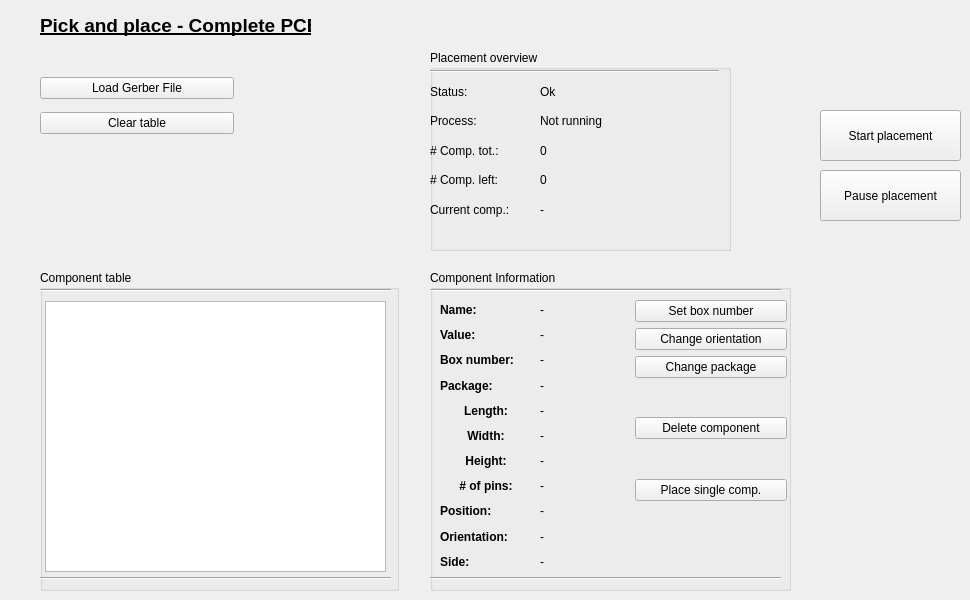
      <widget class="QWidget" name="ComponentPlacement">
       <attribute name="title">
        <string>Complete PCB</string>
       </attribute>
       <widget class="QGroupBox" name="groupBox_4">
        <property name="geometry">
         <rect>
          <x>430</x>
          <y>270</y>
          <width>361</width>
          <height>321</height>
         </rect>
        </property>
        <property name="title">
         <string>Component Information</string>
        </property>
        <widget class="QWidget" name="verticalLayoutWidget_9">
         <property name="geometry">
          <rect>
           <x>10</x>
           <y>30</y>
           <width>92</width>
           <height>271</height>
          </rect>
         </property>
         <layout class="QVBoxLayout" name="verticalLayout_26">
          <item>
           <widget class="QLabel" name="label_31">
            <property name="font">
             <font>
              <weight>75</weight>
              <bold>true</bold>
             </font>
            </property>
            <property name="text">
             <string>Name:</string>
            </property>
           </widget>
          </item>
          <item>
           <widget class="QLabel" name="label_46">
            <property name="font">
             <font>
              <weight>75</weight>
              <bold>true</bold>
             </font>
            </property>
            <property name="text">
             <string>Value:</string>
            </property>
           </widget>
          </item>
          <item>
           <widget class="QLabel" name="label_49">
            <property name="font">
             <font>
              <weight>75</weight>
              <bold>true</bold>
             </font>
            </property>
            <property name="text">
             <string>Box number:</string>
            </property>
           </widget>
          </item>
          <item>
           <widget class="QLabel" name="label_35">
            <property name="font">
             <font>
              <weight>75</weight>
              <bold>true</bold>
             </font>
            </property>
            <property name="text">
             <string>Package:</string>
            </property>
           </widget>
          </item>
          <item>
           <widget class="QLabel" name="label_51">
            <property name="font">
             <font>
              <pointsize>9</pointsize>
              <weight>75</weight>
              <bold>true</bold>
             </font>
            </property>
            <property name="text">
             <string>Length:</string>
            </property>
            <property name="textFormat">
             <enum>Qt::PlainText</enum>
            </property>
            <property name="alignment">
             <set>Qt::AlignCenter</set>
            </property>
           </widget>
          </item>
          <item>
           <widget class="QLabel" name="label_52">
            <property name="font">
             <font>
              <pointsize>9</pointsize>
              <weight>75</weight>
              <bold>true</bold>
             </font>
            </property>
            <property name="text">
             <string>Width:</string>
            </property>
            <property name="alignment">
             <set>Qt::AlignCenter</set>
            </property>
           </widget>
          </item>
          <item>
           <widget class="QLabel" name="label_53">
            <property name="font">
             <font>
              <pointsize>9</pointsize>
              <weight>75</weight>
              <bold>true</bold>
             </font>
            </property>
            <property name="text">
             <string>Height:</string>
            </property>
            <property name="alignment">
             <set>Qt::AlignCenter</set>
            </property>
           </widget>
          </item>
          <item>
           <widget class="QLabel" name="label_50">
            <property name="font">
             <font>
              <pointsize>9</pointsize>
              <weight>75</weight>
              <bold>true</bold>
             </font>
            </property>
            <property name="text">
             <string># of pins:</string>
            </property>
            <property name="alignment">
             <set>Qt::AlignCenter</set>
            </property>
           </widget>
          </item>
          <item>
           <widget class="QLabel" name="label_32">
            <property name="font">
             <font>
              <weight>75</weight>
              <bold>true</bold>
             </font>
            </property>
            <property name="text">
             <string>Position:</string>
            </property>
           </widget>
          </item>
          <item>
           <widget class="QLabel" name="label_37">
            <property name="font">
             <font>
              <weight>75</weight>
              <bold>true</bold>
             </font>
            </property>
            <property name="text">
             <string>Orientation:</string>
            </property>
           </widget>
          </item>
          <item>
           <widget class="QLabel" name="label_38">
            <property name="font">
             <font>
              <weight>75</weight>
              <bold>true</bold>
             </font>
            </property>
            <property name="text">
             <string>Side:</string>
            </property>
           </widget>
          </item>
         </layout>
        </widget>
        <widget class="Line" name="line_5">
         <property name="geometry">
          <rect>
           <x>-38</x>
           <y>0</y>
           <width>41</width>
           <height>101</height>
          </rect>
         </property>
         <property name="orientation">
          <enum>Qt::Vertical</enum>
         </property>
        </widget>
        <widget class="Line" name="line_7">
         <property name="geometry">
          <rect>
           <x>-10</x>
           <y>0</y>
           <width>16</width>
           <height>191</height>
          </rect>
         </property>
         <property name="orientation">
          <enum>Qt::Vertical</enum>
         </property>
        </widget>
        <widget class="QWidget" name="verticalLayoutWidget_6">
         <property name="geometry">
          <rect>
           <x>205</x>
           <y>30</y>
           <width>152</width>
           <height>201</height>
          </rect>
         </property>
         <layout class="QVBoxLayout" name="verticalLayout_23">
          <item>
           <widget class="QPushButton" name="setCompBoxNrButton">
            <property name="text">
             <string>Set box number</string>
            </property>
           </widget>
          </item>
          <item>
           <widget class="QPushButton" name="compOrientButton">
            <property name="text">
             <string>Change orientation</string>
            </property>
           </widget>
          </item>
          <item>
           <widget class="QPushButton" name="compPackageButton">
            <property name="text">
             <string>Change package</string>
            </property>
           </widget>
          </item>
          <item>
           <spacer name="verticalSpacer_6">
            <property name="orientation">
             <enum>Qt::Vertical</enum>
            </property>
            <property name="sizeHint" stdset="0">
             <size>
              <width>20</width>
              <height>40</height>
             </size>
            </property>
           </spacer>
          </item>
          <item>
           <widget class="QPushButton" name="compDeleteButton">
            <property name="text">
             <string>Delete component</string>
            </property>
           </widget>
          </item>
          <item>
           <spacer name="verticalSpacer_5">
            <property name="orientation">
             <enum>Qt::Vertical</enum>
            </property>
            <property name="sizeHint" stdset="0">
             <size>
              <width>20</width>
              <height>40</height>
             </size>
            </property>
           </spacer>
          </item>
          <item>
           <widget class="QPushButton" name="placeSingleComponentButton">
            <property name="text">
             <string>Place single comp.</string>
            </property>
           </widget>
          </item>
         </layout>
        </widget>
        <widget class="Line" name="line">
         <property name="geometry">
          <rect>
           <x>0</x>
           <y>10</y>
           <width>351</width>
           <height>20</height>
          </rect>
         </property>
         <property name="orientation">
          <enum>Qt::Horizontal</enum>
         </property>
        </widget>
        <widget class="QWidget" name="verticalLayoutWidget_7">
         <property name="geometry">
          <rect>
           <x>110</x>
           <y>30</y>
           <width>91</width>
           <height>271</height>
          </rect>
         </property>
         <layout class="QVBoxLayout" name="verticalLayout_24">
          <item>
           <widget class="QLabel" name="label_compName">
            <property name="text">
             <string>-</string>
            </property>
           </widget>
          </item>
          <item>
           <widget class="QLabel" name="label_compValue">
            <property name="text">
             <string>-</string>
            </property>
           </widget>
          </item>
          <item>
           <widget class="QLabel" name="label_compBox">
            <property name="text">
             <string>-</string>
            </property>
           </widget>
          </item>
          <item>
           <widget class="QLabel" name="label_compPackage">
            <property name="text">
             <string>-</string>
            </property>
           </widget>
          </item>
          <item>
           <widget class="QLabel" name="label_compLength">
            <property name="font">
             <font>
              <pointsize>9</pointsize>
             </font>
            </property>
            <property name="text">
             <string>-</string>
            </property>
           </widget>
          </item>
          <item>
           <widget class="QLabel" name="label_compWidth">
            <property name="font">
             <font>
              <pointsize>9</pointsize>
             </font>
            </property>
            <property name="text">
             <string>-</string>
            </property>
           </widget>
          </item>
          <item>
           <widget class="QLabel" name="label_compHeight">
            <property name="font">
             <font>
              <pointsize>9</pointsize>
             </font>
            </property>
            <property name="text">
             <string>-</string>
            </property>
           </widget>
          </item>
          <item>
           <widget class="QLabel" name="label_compPins">
            <property name="font">
             <font>
              <pointsize>9</pointsize>
             </font>
            </property>
            <property name="text">
             <string>-</string>
            </property>
           </widget>
          </item>
          <item>
           <widget class="QLabel" name="label_compPos">
            <property name="text">
             <string>-</string>
            </property>
           </widget>
          </item>
          <item>
           <widget class="QLabel" name="label_compOrient">
            <property name="text">
             <string>-</string>
            </property>
           </widget>
          </item>
          <item>
           <widget class="QLabel" name="label_compSide">
            <property name="text">
             <string>-</string>
            </property>
           </widget>
          </item>
         </layout>
        </widget>
        <widget class="Line" name="line_6">
         <property name="geometry">
          <rect>
           <x>0</x>
           <y>300</y>
           <width>351</width>
           <height>16</height>
          </rect>
         </property>
         <property name="orientation">
          <enum>Qt::Horizontal</enum>
         </property>
        </widget>
       </widget>
       <widget class="QPushButton" name="startPlacementButton">
        <property name="geometry">
         <rect>
          <x>820</x>
          <y>110</y>
          <width>141</width>
          <height>51</height>
         </rect>
        </property>
        <property name="text">
         <string>Start placement</string>
        </property>
       </widget>
       <widget class="QLabel" name="label_8">
        <property name="geometry">
         <rect>
          <x>40</x>
          <y>10</y>
          <width>271</width>
          <height>31</height>
         </rect>
        </property>
        <property name="font">
         <font>
          <pointsize>14</pointsize>
          <weight>75</weight>
          <bold>true</bold>
          <underline>true</underline>
         </font>
        </property>
        <property name="text">
         <string>Pick and place - Complete PCB</string>
        </property>
       </widget>
       <widget class="QPushButton" name="pausePlacementButton">
        <property name="geometry">
         <rect>
          <x>820</x>
          <y>170</y>
          <width>141</width>
          <height>51</height>
         </rect>
        </property>
        <property name="text">
         <string>Pause placement</string>
        </property>
       </widget>
       <widget class="QGroupBox" name="groupBox_3">
        <property name="geometry">
         <rect>
          <x>430</x>
          <y>50</y>
          <width>301</width>
          <height>201</height>
         </rect>
        </property>
        <property name="title">
         <string>Placement overview</string>
        </property>
        <widget class="Line" name="line_2">
         <property name="geometry">
          <rect>
           <x>0</x>
           <y>20</y>
           <width>289</width>
           <height>3</height>
          </rect>
         </property>
         <property name="orientation">
          <enum>Qt::Horizontal</enum>
         </property>
        </widget>
        <widget class="QWidget" name="verticalLayoutWidget_8">
         <property name="geometry">
          <rect>
           <x>0</x>
           <y>30</y>
           <width>111</width>
           <height>141</height>
          </rect>
         </property>
         <layout class="QVBoxLayout" name="verticalLayout_21">
          <item>
           <widget class="QLabel" name="label_33">
            <property name="text">
             <string>Status:</string>
            </property>
           </widget>
          </item>
          <item>
           <widget class="QLabel" name="label_36">
            <property name="text">
             <string>Process:</string>
            </property>
           </widget>
          </item>
          <item>
           <widget class="QLabel" name="label_34">
            <property name="text">
             <string># Comp. tot.:</string>
            </property>
           </widget>
          </item>
          <item>
           <widget class="QLabel" name="label_29">
            <property name="text">
             <string># Comp. left:</string>
            </property>
           </widget>
          </item>
          <item>
           <widget class="QLabel" name="label_28">
            <property name="text">
             <string>Current comp.:</string>
            </property>
           </widget>
          </item>
         </layout>
        </widget>
        <widget class="QWidget" name="verticalLayoutWidget_12">
         <property name="geometry">
          <rect>
           <x>110</x>
           <y>30</y>
           <width>101</width>
           <height>141</height>
          </rect>
         </property>
         <layout class="QVBoxLayout" name="verticalLayout_25">
          <item>
           <widget class="QLabel" name="label_42">
            <property name="text">
             <string>Ok</string>
            </property>
           </widget>
          </item>
          <item>
           <widget class="QLabel" name="label_45">
            <property name="text">
             <string>Not running</string>
            </property>
           </widget>
          </item>
          <item>
           <widget class="QLabel" name="label_compTotal">
            <property name="text">
             <string>0</string>
            </property>
           </widget>
          </item>
          <item>
           <widget class="QLabel" name="label_compLeft">
            <property name="text">
             <string>0</string>
            </property>
           </widget>
          </item>
          <item>
           <widget class="QLabel" name="label_41">
            <property name="text">
             <string>-</string>
            </property>
           </widget>
          </item>
         </layout>
        </widget>
       </widget>
       <widget class="QWidget" name="verticalLayoutWidget_5">
        <property name="geometry">
         <rect>
          <x>40</x>
          <y>70</y>
          <width>194</width>
          <height>71</height>
         </rect>
        </property>
        <layout class="QVBoxLayout" name="verticalLayout_22">
         <item>
          <widget class="QPushButton" name="loadGerberFileButton">
           <property name="text">
            <string>Load Gerber File</string>
           </property>
          </widget>
         </item>
         <item>
          <widget class="QPushButton" name="clearTableButton">
           <property name="text">
            <string>Clear table</string>
           </property>
          </widget>
         </item>
        </layout>
       </widget>
       <widget class="QGroupBox" name="groupBox_5">
        <property name="geometry">
         <rect>
          <x>40</x>
          <y>270</y>
          <width>359</width>
          <height>321</height>
         </rect>
        </property>
        <property name="title">
         <string>Component table</string>
        </property>
        <widget class="Line" name="line_3">
         <property name="geometry">
          <rect>
           <x>0</x>
           <y>10</y>
           <width>351</width>
           <height>20</height>
          </rect>
         </property>
         <property name="orientation">
          <enum>Qt::Horizontal</enum>
         </property>
        </widget>
        <widget class="QTableWidget" name="tableWidget">
         <property name="geometry">
          <rect>
           <x>5</x>
           <y>31</y>
           <width>341</width>
           <height>271</height>
          </rect>
         </property>
        </widget>
        <widget class="Line" name="line_15">
         <property name="geometry">
          <rect>
           <x>0</x>
           <y>300</y>
           <width>351</width>
           <height>16</height>
          </rect>
         </property>
         <property name="orientation">
          <enum>Qt::Horizontal</enum>
         </property>
        </widget>
       </widget>
      </widget>
